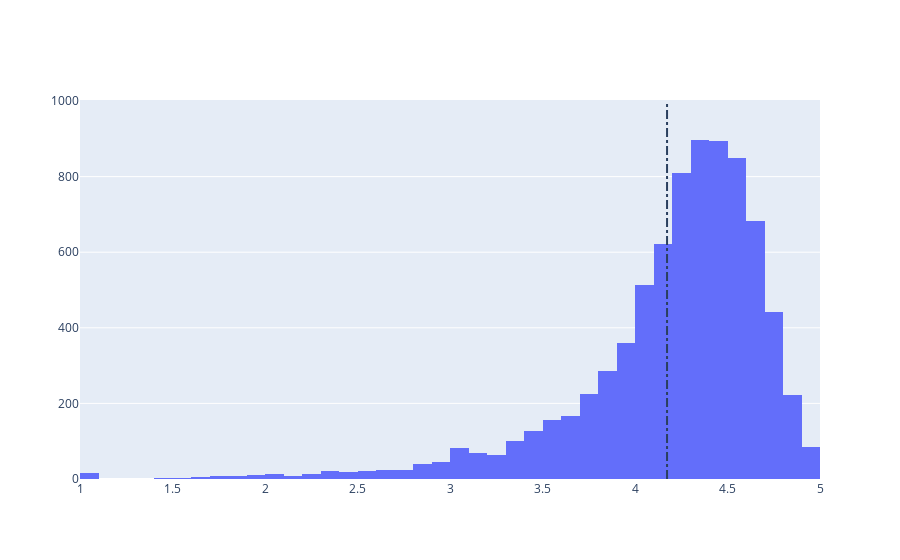

Write notebook code for a chart like this one.
### Markdown cell above
## 4. Distribution of app ratings
<p>After having witnessed the market share for each category of apps, let's see how all these apps perform on an average. App ratings (on a scale of 1 to 5) impact the discoverability, conversion of apps as well as the company's overall brand image. Ratings are a key performance indicator of an app.</p>
<p>From our research, we found that the average volume of ratings across all app categories is <code>4.17</code>. The histogram plot is skewed to the right indicating that the majority of the apps are highly rated with only a few exceptions in the low-rated apps.</p>

### Code cell
# Average rating of apps
avg_app_rating = apps['Rating'].mean()
print('Average app rating = ', avg_app_rating)

# Distribution of apps according to their ratings
data = [go.Histogram(
        x = apps['Rating'],
        xbins = {'start': 1, 'size': 0.1, 'end' : 5}
)]

# Vertical dashed line to indicate the average app rating
layout = {'shapes': [{
              'type' :'line',
              'x0': avg_app_rating,
              'y0': 0,
              'x1': avg_app_rating,
              'y1': 1000,
              'line': { 'dash': 'dashdot'}
          }]
          }

plotly.offline.iplot({'data': data, 'layout': layout})

### Figure 1 — Plotly figure (JSON) as saved in the notebook; plotly's stock layout.template omitted (floating-point values rounded to 4 significant figures; data arrays with more than 128 entries replaced by an {"elided": "..."} marker saying what was removed)
{"data": [{"x": {"elided": "9659 float values"}, "xbins": {"end": 5, "size": 0.1, "start": 1}, "type": "histogram"}], "layout": {"shapes": [{"line": {"dash": "dashdot"}, "type": "line", "x0": 4.173, "x1": 4.173, "y0": 0, "y1": 1000}]}}
